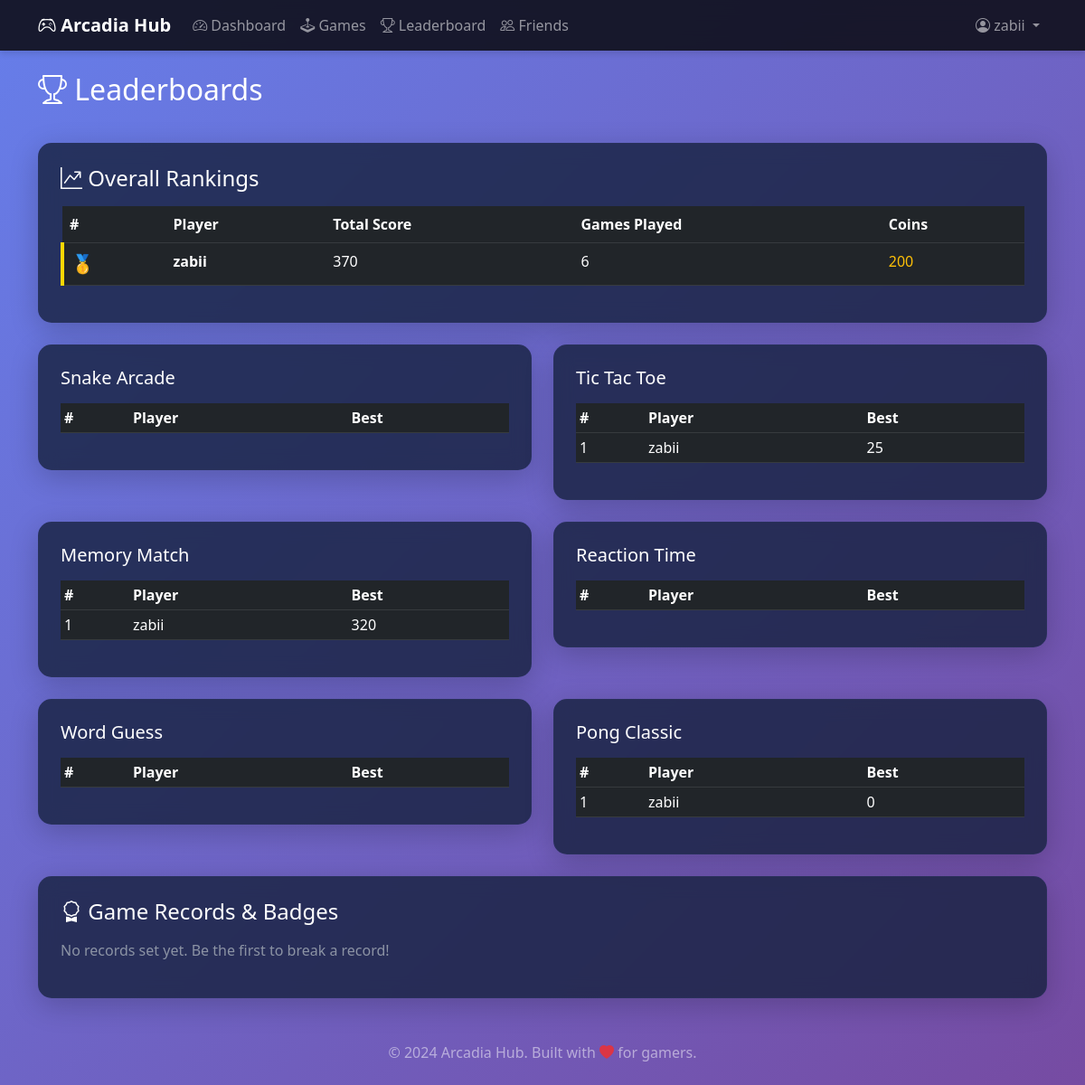
The app's page /leaderboard (signed in), older data.
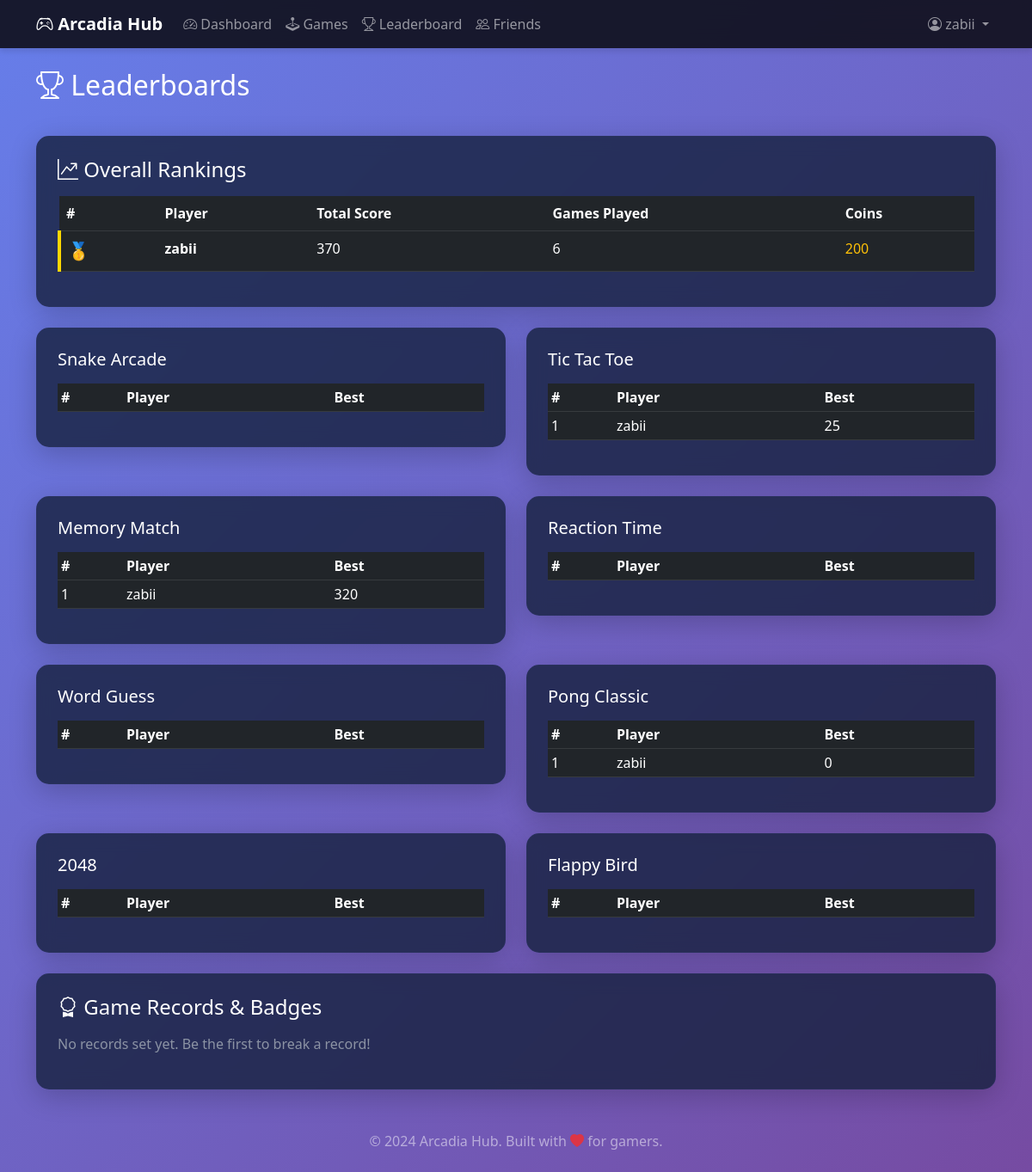
The same page, newer data.
### tables this page shows
CREATE TABLE users (
                    user_id INTEGER PRIMARY KEY,
                    username TEXT UNIQUE NOT NULL,
                    password_hash TEXT NOT NULL,
                    email TEXT UNIQUE NOT NULL,
                    created_date TEXT,
                    avatar_color TEXT DEFAULT '#3498db'
                , coins INTEGER DEFAULT 0, streak INTEGER DEFAULT 0, last_login DATE, settings_config TEXT);

CREATE TABLE games (
                        game_id INTEGER PRIMARY KEY AUTOINCREMENT,
                        game_key TEXT UNIQUE NOT NULL,
                        name TEXT NOT NULL,
                        category TEXT,
                        difficulty TEXT,
                        play_count INTEGER DEFAULT 0,
                        icon TEXT,
                        color TEXT
                    );

### app.py (the view)
@app.route('/leaderboard')
@login_required
def leaderboard():
    overall = db.fetch_all("SELECT u.username, SUM(s.score) as total_score, COUNT(s.score_id) as games_played, u.coins FROM scores s JOIN users u ON s.user_id = u.user_id GROUP BY s.user_id ORDER BY total_score DESC LIMIT 50")
    games_list = db.fetch_all("SELECT game_key, name FROM games")
    game_leaderboards = {}
    for game in games_list:
        game_leaderboards[game['game_key']] = db.fetch_all("SELECT u.username, MAX(s.score) as high_score, COUNT(s.score_id) as times_played FROM scores s JOIN users u ON s.user_id = u.user_id WHERE s.game_key = ? GROUP BY s.user_id ORDER BY high_score DESC LIMIT 20", (game['game_key'],))
    records = db.fetch_all("SELECT gr.*, g.name as game_name, u.username FROM game_records gr JOIN games g ON gr.game_key = g.game_key JOIN users u ON gr.user_id = u.user_id ORDER BY gr.set_at DESC")
    return render_template('leaderboard.html', overall=overall, game_leaderboards=game_leaderboards, games=games_list, records=records)

### app.py (called while the page is built)
def login_required(f):
    @wraps(f)
    def decorated_function(*args, **kwargs):
        if 'user_id' not in session:
            flash('Please log in to access this page', 'warning')
            return redirect(url_for('login'))
        session.permanent = True
        return f(*args, **kwargs)
    return decorated_function

@app.before_request
def load_user():
    if 'user_id' in session:
        user = db.fetch_one("SELECT * FROM users WHERE user_id = ?", (session['user_id'],))
        if user:
            session.permanent = True

    def fetch_one(self, query, params=()):
        self.cursor.execute(query, params)
        return self.cursor.fetchone()

    def fetch_all(self, query, params=()):
        self.cursor.execute(query, params)
        return self.cursor.fetchall()

### templates/leaderboard.html (shortened to what this page needs)
{% extends "base.html" %}
{% block content %}
<div class="row mb-4">
    <div class="col-md-12">
        <h2 class="text-white mb-3"><i class="bi bi-trophy"></i> Leaderboards</h2>
    </div>
</div>
<div class="card p-4 mb-4">
    <h4 class="text-white mb-3"><i class="bi bi-graph-up-arrow"></i> Overall Rankings</h4>
    <div class="table-responsive">
        <table class="table table-dark table-hover">
            <thead>
                <tr>
                    <th class="text-white">#</th>
                    <th class="text-white">Player</th>
                    <th class="text-white">Total Score</th>
                    <th class="text-white">Games Played</th>
                    <th class="text-white">Coins</th>
                </tr>
            </thead>
            <tbody>
                {% for player in overall %}
                <tr class="{% if loop.index <= 3 %}leaderboard-item{% endif %}">
                    <td class="text-white fs-5">
                        {% if loop.index == 1 %}🥇{% elif loop.index == 2 %}🥈{% elif loop.index == 3 %}🥉{% else %}#{{ loop.index }}{% endif %}
                    </td>
                    <td class="text-white fw-bold">{{ player.username }}</td>
                    <td class="text-white">{{ player.total_score }}</td>
                    <td class="text-white">{{ player.games_played }}</td>
                    <td class="text-warning">{{ player.coins }}</td>
                </tr>
                {% endfor %}
            </tbody>
        </table>
    </div>
</div>
<div class="row g-4">
    {% for game in games %}
    <div class="col-md-6">
        <div class="card p-4">
            <h5 class="text-white mb-3">
                {{ game.icon }} {{ game.name }}
            </h5>
            <div class="table-responsive">
                <table class="table table-dark table-sm">
                    <thead>
                        <tr>
                            <th class="text-white">#</th>
                            <th class="text-white">Player</th>
                            <th class="text-white">Best</th>
                        </tr>
                    </thead>
                    <tbody>
                        {% for entry in game_leaderboards[game.game_key][:5] %}
                        <tr>
                            <td class="text-white">{{ loop.index }}</td>
                            <td class="text-white">{{ entry.username }}</td>
                            <td class="text-white">{{ entry.high_score }}</td>
                        </tr>
                        {% endfor %}
                    </tbody>
                </table>
            </div>
        </div>
    </div>
    {% endfor %}
</div>
<div class="card p-4 mt-4">
    <h4 class="text-white mb-3"><i class="bi bi-award"></i> Game Records & Badges</h4>
    {% if records %}
    <div class="table-responsive">
        <table class="table table-dark table-hover">
            <thead>
                <tr>
                    <th class="text-white">Game</th>
                    <th class="text-white">Record Holder</th>
                    <th class="text-white">Score</th>
                    <th class="text-white">Badge</th>
                </tr>
            </thead>
            <tbody>
                {% for record in records %}
                <tr>
                    <td class="text-white">{{ record.game_name }}</td>
                    <td class="text-white fw-bold">{{ record.username }}</td>
                    <td class="text-warning">{{ record.record_score }}</td>
                    <td class="text-white fs-5">{{ record.badge_icon }} {{ record.badge_name }}</td>
                </tr>
                {% endfor %}
            </tbody>
        </table>
    </div>
    {% else %}
    <p class="text-muted">No records set yet. Be the first to break a record!</p>
    {% endif %}
</div>
{% endblock %}

### templates/base.html (shortened to what this page needs)
<!DOCTYPE html>
<html lang="en" data-bs-theme="{{ settings.theme if settings else 'dark' }}">
<head>
    <link href="https://cdn.jsdelivr.net/npm/bootstrap@5.3.0/dist/css/bootstrap.min.css" rel="stylesheet">
    <link rel="stylesheet" href="https://cdn.jsdelivr.net/npm/bootstrap-icons@1.10.0/font/bootstrap-icons.css">
</head>
<body>
    <nav class="navbar navbar-expand-lg navbar-dark sticky-top">
        <div class="container">
            <a class="navbar-brand fw-bold" href="{{ url_for('dashboard') }}">
                <i class="bi bi-controller"></i> Arcadia Hub
            </a>
            {% if session.user_id %}
            <div class="collapse navbar-collapse" id="navbarNav">
                <ul class="navbar-nav me-auto">
                    <li class="nav-item">
                        <a class="nav-link" href="{{ url_for('dashboard') }}">
                            <i class="bi bi-speedometer2"></i> Dashboard
                        </a>
                    </li>
                    <li class="nav-item">
                        <a class="nav-link" href="{{ url_for('games') }}">
                            <i class="bi bi-joystick"></i> Games
                        </a>
                    </li>
                    <li class="nav-item">
                        <a class="nav-link" href="{{ url_for('leaderboard') }}">
                            <i class="bi bi-trophy"></i> Leaderboard
                        </a>
                    </li>
                    <li class="nav-item">
                        <a class="nav-link" href="{{ url_for('friends') }}">
                            <i class="bi bi-people"></i> Friends
                        </a>
                    </li>
                </ul>
                <ul class="navbar-nav">
                    <li class="nav-item dropdown">
                        <a class="nav-link dropdown-toggle" href="#" role="button" data-bs-toggle="dropdown">
                            <i class="bi bi-person-circle"></i> {{ session.username }}
                        </a>
                    </li>
                </ul>
            </div>
            {% endif %}
        </div>
    </nav>
    <main class="py-4">
        <div class="container">
            {% block content %}{% endblock %}
        </div>
    </main>
    <footer class="py-4 mt-auto">
        <div class="container text-center">
            <p class="text-white-50 mb-0">
                &copy; 2024 Arcadia Hub. Built with <i class="bi bi-heart-fill text-danger"></i> for gamers.
            </p>
        </div>
    </footer>
</body>
</html>

Row changes from the older to the newer data that the page shows:
added games: name "2048"
added games: name "Flappy Bird"
